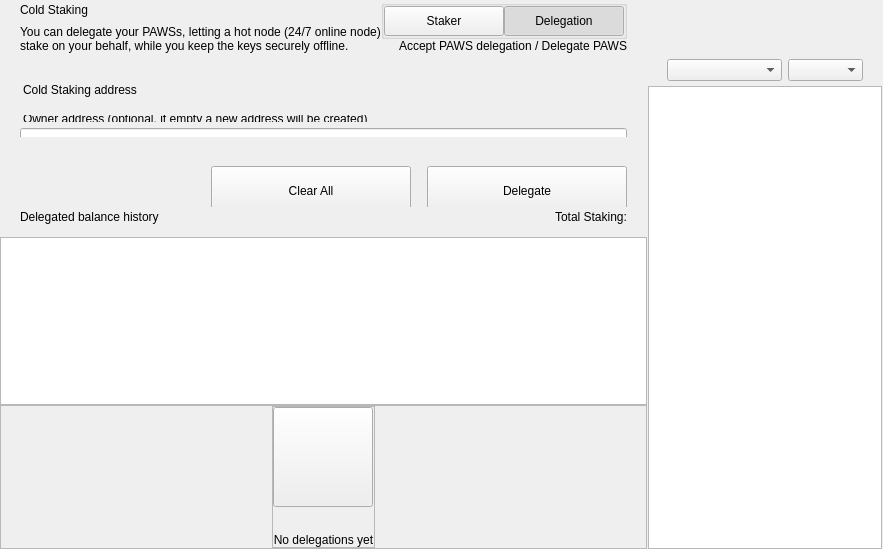
<?xml version="1.0" encoding="UTF-8"?>
<ui version="4.0">
 <class>ColdStakingWidget</class>
 <widget class="QWidget" name="ColdStakingWidget">
  <property name="geometry">
   <rect>
    <x>0</x>
    <y>0</y>
    <width>629</width>
    <height>549</height>
   </rect>
  </property>
  <property name="windowTitle">
   <string>Form</string>
  </property>
  <layout class="QHBoxLayout" name="horizontalLayout_1" stretch="2,1">
   <property name="spacing">
    <number>0</number>
   </property>
   <property name="leftMargin">
    <number>0</number>
   </property>
   <property name="topMargin">
    <number>0</number>
   </property>
   <property name="rightMargin">
    <number>0</number>
   </property>
   <property name="bottomMargin">
    <number>0</number>
   </property>
   <item>
    <widget class="QWidget" name="left" native="true">
     <layout class="QVBoxLayout" name="verticalLayout_3">
      <property name="leftMargin">
       <number>0</number>
      </property>
      <property name="topMargin">
       <number>0</number>
      </property>
      <property name="rightMargin">
       <number>0</number>
      </property>
      <property name="bottomMargin">
       <number>0</number>
      </property>
      <item>
       <layout class="QVBoxLayout" name="verticalLayout_2">
        <property name="spacing">
         <number>0</number>
        </property>
        <item>
         <layout class="QVBoxLayout" name="verticalLayoutTop">
          <property name="spacing">
           <number>0</number>
          </property>
          <property name="leftMargin">
           <number>0</number>
          </property>
          <property name="rightMargin">
           <number>0</number>
          </property>
          <item>
           <widget class="QWidget" name="containerTitle" native="true">
            <property name="sizePolicy">
             <sizepolicy hsizetype="Preferred" vsizetype="Minimum">
              <horstretch>0</horstretch>
              <verstretch>0</verstretch>
             </sizepolicy>
            </property>
            <property name="maximumSize">
             <size>
              <width>16777215</width>
              <height>100</height>
             </size>
            </property>
            <layout class="QHBoxLayout" name="containerTitleLayout">
             <property name="spacing">
              <number>0</number>
             </property>
             <property name="leftMargin">
              <number>20</number>
             </property>
             <property name="topMargin">
              <number>0</number>
             </property>
             <property name="rightMargin">
              <number>20</number>
             </property>
             <property name="bottomMargin">
              <number>0</number>
             </property>
             <item>
              <layout class="QVBoxLayout" name="verticalLayout11">
               <property name="spacing">
                <number>5</number>
               </property>
               <item>
                <widget class="QLabel" name="labelTitle">
                 <property name="text">
                  <string>Cold Staking</string>
                 </property>
                </widget>
               </item>
               <item>
                <widget class="QLabel" name="labelSubtitle1">
                 <property name="maximumSize">
                  <size>
                   <width>16777215</width>
                   <height>16777215</height>
                  </size>
                 </property>
                 <property name="text">
                  <string>You can delegate your PAWSs, letting a hot node (24/7 online node)
stake on your behalf, while you keep the keys securely offline.</string>
                 </property>
                </widget>
               </item>
              </layout>
             </item>
             <item>
              <spacer name="horizontalSpacer">
               <property name="orientation">
                <enum>Qt::Horizontal</enum>
               </property>
               <property name="sizeHint" stdset="0">
                <size>
                 <width>40</width>
                 <height>20</height>
                </size>
               </property>
              </spacer>
             </item>
             <item>
              <widget class="QWidget" name="containerViewPrivacyChecks" native="true">
               <layout class="QVBoxLayout" name="containerPrivacyChecks">
                <property name="spacing">
                 <number>0</number>
                </property>
                <property name="leftMargin">
                 <number>0</number>
                </property>
                <property name="topMargin">
                 <number>0</number>
                </property>
                <property name="rightMargin">
                 <number>0</number>
                </property>
                <property name="bottomMargin">
                 <number>0</number>
                </property>
                <item alignment="Qt::AlignHCenter|Qt::AlignVCenter">
                 <widget class="QGroupBox" name="groupBox">
                  <property name="title">
                   <string/>
                  </property>
                  <layout class="QHBoxLayout" name="horizontalLayout_2_1">
                   <property name="spacing">
                    <number>0</number>
                   </property>
                   <property name="leftMargin">
                    <number>0</number>
                   </property>
                   <property name="topMargin">
                    <number>0</number>
                   </property>
                   <property name="rightMargin">
                    <number>0</number>
                   </property>
                   <property name="bottomMargin">
                    <number>0</number>
                   </property>
                   <item>
                    <widget class="QPushButton" name="pushLeft">
                     <property name="minimumSize">
                      <size>
                       <width>120</width>
                       <height>30</height>
                      </size>
                     </property>
                     <property name="maximumSize">
                      <size>
                       <width>120</width>
                       <height>30</height>
                      </size>
                     </property>
                     <property name="focusPolicy">
                      <enum>Qt::NoFocus</enum>
                     </property>
                     <property name="text">
                      <string>Staker</string>
                     </property>
                     <property name="checkable">
                      <bool>true</bool>
                     </property>
                     <property name="autoExclusive">
                      <bool>true</bool>
                     </property>
                    </widget>
                   </item>
                   <item>
                    <widget class="QPushButton" name="pushRight">
                     <property name="minimumSize">
                      <size>
                       <width>120</width>
                       <height>30</height>
                      </size>
                     </property>
                     <property name="maximumSize">
                      <size>
                       <width>120</width>
                       <height>30</height>
                      </size>
                     </property>
                     <property name="focusPolicy">
                      <enum>Qt::NoFocus</enum>
                     </property>
                     <property name="text">
                      <string>Delegation</string>
                     </property>
                     <property name="checkable">
                      <bool>true</bool>
                     </property>
                     <property name="checked">
                      <bool>true</bool>
                     </property>
                     <property name="autoExclusive">
                      <bool>true</bool>
                     </property>
                    </widget>
                   </item>
                  </layout>
                 </widget>
                </item>
                <item alignment="Qt::AlignTop">
                 <widget class="QLabel" name="labelSubtitle2">
                  <property name="text">
                   <string>Accept PAWS delegation / Delegate PAWS</string>
                  </property>
                  <property name="alignment">
                   <set>Qt::AlignRight|Qt::AlignTrailing|Qt::AlignVCenter</set>
                  </property>
                 </widget>
                </item>
               </layout>
              </widget>
             </item>
            </layout>
           </widget>
          </item>
          <item>
           <spacer name="verticalSpacer_2">
            <property name="orientation">
             <enum>Qt::Vertical</enum>
            </property>
            <property name="sizeType">
             <enum>QSizePolicy::Fixed</enum>
            </property>
            <property name="sizeHint" stdset="0">
             <size>
              <width>20</width>
              <height>30</height>
             </size>
            </property>
           </spacer>
          </item>
          <item>
           <widget class="QWidget" name="containerSend" native="true">
            <property name="minimumSize">
             <size>
              <width>0</width>
              <height>50</height>
             </size>
            </property>
            <layout class="QVBoxLayout" name="containerSendRow">
             <property name="spacing">
              <number>6</number>
             </property>
             <property name="leftMargin">
              <number>0</number>
             </property>
             <property name="topMargin">
              <number>0</number>
             </property>
             <property name="rightMargin">
              <number>0</number>
             </property>
             <property name="bottomMargin">
              <number>0</number>
             </property>
             <item>
              <widget class="QLabel" name="labelEditTitle">
               <property name="maximumSize">
                <size>
                 <width>16777215</width>
                 <height>30</height>
                </size>
               </property>
               <property name="styleSheet">
                <string notr="true">padding-left:20px; padding-bottom:3px;</string>
               </property>
               <property name="text">
                <string>Cold Staking address</string>
               </property>
              </widget>
             </item>
             <item>
              <spacer name="verticalSpacer_6">
               <property name="orientation">
                <enum>Qt::Vertical</enum>
               </property>
               <property name="sizeType">
                <enum>QSizePolicy::Fixed</enum>
               </property>
               <property name="sizeHint" stdset="0">
                <size>
                 <width>20</width>
                 <height>9</height>
                </size>
               </property>
              </spacer>
             </item>
             <item>
              <widget class="QWidget" name="containerOwner" native="true">
               <layout class="QVBoxLayout" name="vContainerOwner">
                <property name="spacing">
                 <number>4</number>
                </property>
                <property name="leftMargin">
                 <number>20</number>
                </property>
                <property name="topMargin">
                 <number>0</number>
                </property>
                <property name="rightMargin">
                 <number>20</number>
                </property>
                <property name="bottomMargin">
                 <number>0</number>
                </property>
                <item>
                 <widget class="QLabel" name="labelSubtitleDescription">
                  <property name="maximumSize">
                   <size>
                    <width>16777215</width>
                    <height>20</height>
                   </size>
                  </property>
                  <property name="styleSheet">
                   <string notr="true">margin-bottom:2px;
                   margin-left:0.05px;
                   padding:0px;</string>
                  </property>
                  <property name="text">
                   <string>Owner address (optional, if empty a new address will be created)</string>
                  </property>
                 </widget>
                </item>
                <item>
                 <widget class="QLineEdit" name="lineEditOwnerAddress">
                  <property name="minimumSize">
                   <size>
                    <width>0</width>
                    <height>50</height>
                   </size>
                  </property>
                  <property name="maximumSize">
                   <size>
                    <width>16777215</width>
                    <height>50</height>
                   </size>
                  </property>
                  <property name="styleSheet">
                   <string notr="true"/>
                  </property>
                  <property name="placeholderText">
                   <string>Enter owner address</string>
                  </property>
                 </widget>
                </item>
               </layout>
              </widget>
             </item>
            </layout>
           </widget>
          </item>
         </layout>
        </item>
        <item>
         <spacer name="verticalSpacer_3">
          <property name="orientation">
           <enum>Qt::Vertical</enum>
          </property>
          <property name="sizeType">
           <enum>QSizePolicy::Minimum</enum>
          </property>
          <property name="sizeHint" stdset="0">
           <size>
            <width>20</width>
            <height>20</height>
           </size>
          </property>
         </spacer>
        </item>
        <item>
         <widget class="QWidget" name="containerBtn" native="true">
          <property name="minimumSize">
           <size>
            <width>0</width>
            <height>50</height>
           </size>
          </property>
          <layout class="QHBoxLayout" name="horizontalLayout">
           <property name="rightMargin">
            <number>20</number>
           </property>
           <item>
            <spacer name="horizontalSpacer_2">
             <property name="orientation">
              <enum>Qt::Horizontal</enum>
             </property>
             <property name="sizeHint" stdset="0">
              <size>
               <width>200</width>
               <height>20</height>
              </size>
             </property>
            </spacer>
           </item>
           <item>
            <layout class="QHBoxLayout" name="horizontalLayout_7">
             <item>
              <spacer name="horizontalSpacer_3">
               <property name="orientation">
                <enum>Qt::Horizontal</enum>
               </property>
               <property name="sizeType">
                <enum>QSizePolicy::Expanding</enum>
               </property>
               <property name="sizeHint" stdset="0">
                <size>
                 <width>40</width>
                 <height>20</height>
                </size>
               </property>
              </spacer>
             </item>
             <item>
              <widget class="QPushButton" name="pushButtonClear">
               <property name="minimumSize">
                <size>
                 <width>200</width>
                 <height>50</height>
                </size>
               </property>
               <property name="focusPolicy">
                <enum>Qt::NoFocus</enum>
               </property>
               <property name="text">
                <string>Clear All</string>
               </property>
              </widget>
             </item>
             <item>
              <spacer name="horizontalSpacer_4">
               <property name="orientation">
                <enum>Qt::Horizontal</enum>
               </property>
               <property name="sizeType">
                <enum>QSizePolicy::Fixed</enum>
               </property>
               <property name="sizeHint" stdset="0">
                <size>
                 <width>10</width>
                 <height>20</height>
                </size>
               </property>
              </spacer>
             </item>
             <item>
              <widget class="QPushButton" name="pushButtonSend">
               <property name="minimumSize">
                <size>
                 <width>200</width>
                 <height>50</height>
                </size>
               </property>
               <property name="maximumSize">
                <size>
                 <width>200</width>
                 <height>50</height>
                </size>
               </property>
               <property name="focusPolicy">
                <enum>Qt::NoFocus</enum>
               </property>
               <property name="text">
                <string>Delegate</string>
               </property>
              </widget>
             </item>
            </layout>
           </item>
          </layout>
         </widget>
        </item>
        <item>
         <widget class="QWidget" name="containerHistoryLabel" native="true">
          <layout class="QHBoxLayout" name="horizontalLayout_4">
           <property name="spacing">
            <number>0</number>
           </property>
           <property name="leftMargin">
            <number>20</number>
           </property>
           <property name="topMargin">
            <number>0</number>
           </property>
           <property name="rightMargin">
            <number>20</number>
           </property>
           <property name="bottomMargin">
            <number>0</number>
           </property>
           <item>
            <widget class="QWidget" name="verticalWidget" native="true">
             <property name="minimumSize">
              <size>
               <width>100</width>
               <height>0</height>
              </size>
             </property>
             <layout class="QVBoxLayout" name="verticalLayout_58">
              <property name="leftMargin">
               <number>0</number>
              </property>
              <property name="topMargin">
               <number>0</number>
              </property>
              <property name="rightMargin">
               <number>0</number>
              </property>
              <property name="bottomMargin">
               <number>0</number>
              </property>
              <item>
               <widget class="QLabel" name="labelListHistory">
                <property name="text">
                 <string>Delegated balance history</string>
                </property>
               </widget>
              </item>
             </layout>
            </widget>
           </item>
           <item>
            <spacer name="horizontalSpacer_5">
             <property name="orientation">
              <enum>Qt::Horizontal</enum>
             </property>
             <property name="sizeHint" stdset="0">
              <size>
               <width>40</width>
               <height>20</height>
              </size>
             </property>
            </spacer>
           </item>
           <item>
            <widget class="QLabel" name="labelStakingTotal">
             <property name="text">
              <string>Total Staking:</string>
             </property>
            </widget>
           </item>
          </layout>
         </widget>
        </item>
        <item>
         <layout class="QVBoxLayout" name="verticalLayout_64">
          <property name="spacing">
           <number>0</number>
          </property>
          <item>
           <spacer name="verticalSpacer_44">
            <property name="orientation">
             <enum>Qt::Vertical</enum>
            </property>
            <property name="sizeType">
             <enum>QSizePolicy::Fixed</enum>
            </property>
            <property name="sizeHint" stdset="0">
             <size>
              <width>20</width>
              <height>10</height>
             </size>
            </property>
           </spacer>
          </item>
          <item>
           <widget class="QListView" name="listView">
            <property name="enabled">
             <bool>true</bool>
            </property>
            <property name="mouseTracking">
             <bool>true</bool>
            </property>
           </widget>
          </item>
          <item>
           <widget class="QFrame" name="emptyContainer">
            <property name="minimumSize">
             <size>
              <width>0</width>
              <height>100</height>
             </size>
            </property>
            <property name="frameShape">
             <enum>QFrame::StyledPanel</enum>
            </property>
            <property name="frameShadow">
             <enum>QFrame::Raised</enum>
            </property>
            <layout class="QVBoxLayout" name="verticalLayout_71" stretch="1,8">
             <property name="spacing">
              <number>0</number>
             </property>
             <property name="leftMargin">
              <number>0</number>
             </property>
             <property name="topMargin">
              <number>0</number>
             </property>
             <property name="rightMargin">
              <number>0</number>
             </property>
             <property name="bottomMargin">
              <number>0</number>
             </property>
             <item>
              <spacer name="verticalSpacer">
               <property name="orientation">
                <enum>Qt::Vertical</enum>
               </property>
               <property name="sizeHint" stdset="0">
                <size>
                 <width>20</width>
                 <height>20</height>
                </size>
               </property>
              </spacer>
             </item>
             <item alignment="Qt::AlignHCenter|Qt::AlignVCenter">
              <widget class="QFrame" name="emptyScreen">
               <property name="sizePolicy">
                <sizepolicy hsizetype="Expanding" vsizetype="Expanding">
                 <horstretch>0</horstretch>
                 <verstretch>0</verstretch>
                </sizepolicy>
               </property>
               <property name="frameShape">
                <enum>QFrame::StyledPanel</enum>
               </property>
               <property name="frameShadow">
                <enum>QFrame::Raised</enum>
               </property>
               <layout class="QVBoxLayout" name="verticalLayout">
                <property name="spacing">
                 <number>30</number>
                </property>
                <property name="leftMargin">
                 <number>0</number>
                </property>
                <property name="topMargin">
                 <number>0</number>
                </property>
                <property name="rightMargin">
                 <number>0</number>
                </property>
                <property name="bottomMargin">
                 <number>0</number>
                </property>
                <item alignment="Qt::AlignHCenter|Qt::AlignVCenter">
                 <widget class="QPushButton" name="pushImgEmpty">
                  <property name="minimumSize">
                   <size>
                    <width>100</width>
                    <height>100</height>
                   </size>
                  </property>
                  <property name="maximumSize">
                   <size>
                    <width>100</width>
                    <height>100</height>
                   </size>
                  </property>
                  <property name="focusPolicy">
                   <enum>Qt::NoFocus</enum>
                  </property>
                  <property name="text">
                   <string/>
                  </property>
                  <property name="iconSize">
                   <size>
                    <width>100</width>
                    <height>100</height>
                   </size>
                  </property>
                 </widget>
                </item>
                <item alignment="Qt::AlignHCenter|Qt::AlignVCenter">
                 <widget class="QLabel" name="labelEmpty">
                  <property name="styleSheet">
                   <string notr="true"/>
                  </property>
                  <property name="text">
                   <string>No delegations yet</string>
                  </property>
                  <property name="alignment">
                   <set>Qt::AlignCenter</set>
                  </property>
                 </widget>
                </item>
               </layout>
              </widget>
             </item>
            </layout>
           </widget>
          </item>
         </layout>
        </item>
       </layout>
      </item>
     </layout>
    </widget>
   </item>
   <item>
    <widget class="QWidget" name="right" native="true">
     <layout class="QVBoxLayout" name="rightContainer">
      <property name="spacing">
       <number>0</number>
      </property>
      <property name="leftMargin">
       <number>1</number>
      </property>
      <property name="topMargin">
       <number>0</number>
      </property>
      <property name="rightMargin">
       <number>1</number>
      </property>
      <property name="bottomMargin">
       <number>0</number>
      </property>
      <item>
       <widget class="QWidget" name="containerRightButtons" native="true">
        <property name="minimumSize">
         <size>
          <width>0</width>
          <height>50</height>
         </size>
        </property>
        <layout class="QVBoxLayout" name="verticalLayout_4">
         <property name="leftMargin">
          <number>19</number>
         </property>
         <property name="topMargin">
          <number>0</number>
         </property>
         <property name="rightMargin">
          <number>19</number>
         </property>
         <property name="bottomMargin">
          <number>0</number>
         </property>
         <item>
          <widget class="OptionButton" name="btnCoinControl" native="true">
           <property name="minimumSize">
            <size>
             <width>0</width>
             <height>0</height>
            </size>
           </property>
          </widget>
         </item>
         <item>
          <widget class="OptionButton" name="btnColdStaking" native="true"/>
         </item>
         <item>
          <widget class="OptionButton" name="btnMyStakingAddresses" native="true">
           <property name="sizePolicy">
            <sizepolicy hsizetype="Preferred" vsizetype="Minimum">
             <horstretch>0</horstretch>
             <verstretch>0</verstretch>
            </sizepolicy>
           </property>
          </widget>
         </item>
        </layout>
       </widget>
      </item>
      <item>
       <widget class="QWidget" name="sortWidget" native="true">
        <layout class="QHBoxLayout" name="horizontalLayout_6">
         <property name="leftMargin">
          <number>19</number>
         </property>
         <property name="rightMargin">
          <number>19</number>
         </property>
         <property name="bottomMargin">
          <number>5</number>
         </property>
         <item>
          <spacer name="horizontalSpacer_6">
           <property name="orientation">
            <enum>Qt::Horizontal</enum>
           </property>
           <property name="sizeHint" stdset="0">
            <size>
             <width>40</width>
             <height>20</height>
            </size>
           </property>
          </spacer>
         </item>
         <item>
          <widget class="QComboBox" name="comboBoxSort">
           <property name="sizePolicy">
            <sizepolicy hsizetype="Preferred" vsizetype="Fixed">
             <horstretch>0</horstretch>
             <verstretch>0</verstretch>
            </sizepolicy>
           </property>
           <property name="minimumSize">
            <size>
             <width>115</width>
             <height>0</height>
            </size>
           </property>
          </widget>
         </item>
         <item>
          <widget class="QComboBox" name="comboBoxSortOrder">
           <property name="sizePolicy">
            <sizepolicy hsizetype="Preferred" vsizetype="Fixed">
             <horstretch>0</horstretch>
             <verstretch>0</verstretch>
            </sizepolicy>
           </property>
           <property name="minimumSize">
            <size>
             <width>75</width>
             <height>0</height>
            </size>
           </property>
          </widget>
         </item>
        </layout>
       </widget>
      </item>
      <item>
       <widget class="QListView" name="listViewStakingAddress">
        <property name="enabled">
         <bool>true</bool>
        </property>
        <property name="mouseTracking">
         <bool>true</bool>
        </property>
       </widget>
      </item>
     </layout>
    </widget>
   </item>
  </layout>
 </widget>
 <customwidgets>
  <customwidget>
   <class>OptionButton</class>
   <extends>QWidget</extends>
   <header>qt/paws/optionbutton.h</header>
   <container>1</container>
  </customwidget>
 </customwidgets>
 <resources/>
 <connections/>
</ui>
